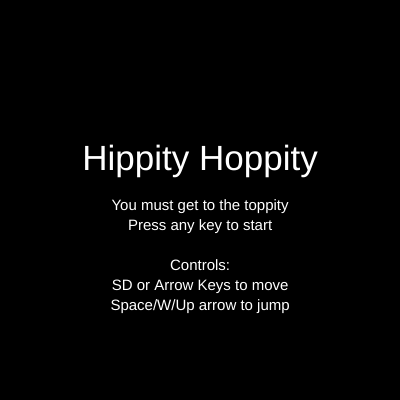
Frame 1 (no input)
Frame 60 (no input): identical to frame 1, image omitted
Frame 120 (the mouse pressed at the canvas centre since frame 60): identical to frame 1, image omitted

The p5.js sketch that drew this single still picture (run headless with seeded random() and noise() and a simulated clock; from frame 60 on, the mouse is pressed at the canvas centre):

// p5.js sketch
// ── sketch.js
function keyPressed() {
	keyArray[keyCode] = 1;
	if (player.onGround == false && !gameOver) {
		// make sure the player can't jump while in the air or hold down other keys to jump twice
		keyArray[32] = 0;
		keyArray[38] = 0;
		keyArray[87] = 0;
	}
	showTitle = false; // remove title screen when any key is pressed
}
function keyReleased() {
	keyArray[keyCode] = 0;
}
function setup() {
	createCanvas(400, 400);
	background(0, 0, 0, 0); // transparent background
	drawPlat(); // draw the platform texture
	drawBar(); // draw the barrel texture
	drawPlayer(); // draw the player texture
	p = [];
	b = [];
	gameOverDots = []; // array of dots for the game Win screen
	for (let i = 0; i < 30; i++) gameOverDots.push(new particle(random(0.2, 2.6)));
	for (let i = 0; i < tilemap.length; i++) {
		for (let j = 0; j < tilemap[i].length; j++) {
			if (tilemap[i][j] == "p") p.push(new Platform(j * 20, i * 20, p.length)); // create a platform at the position of the "p" in the tilemap
			else if (tilemap[i][j] == "c") player = new Player(j * 20, i * 20); // create the player at the position of the "c" in the tilemap
		}
	}
	showTitle = true;
	gameOver = false;
	gameWin = false;
	lava = color(255, random(100, 255), random(0, 90)); // randomize the color of the lava each time the game is started
}
function titleScreen() {
	push();
	textSize(35);
	stroke(0);
	fill(255);
	strokeWeight(1);
	textAlign(CENTER);
	text("Hippity Hoppity", width / 2, -30 + height / 2); // title text
	textSize(15);
	text("You must get to the toppity", width / 2, 10 + height / 2);
	text("Press any key to start", width / 2, 30 + height / 2);

	text("Controls:", width / 2, 70 + height / 2); // show keyboard controls here
	text("SD or Arrow Keys to move", width / 2, 90 + height / 2);
	text("Space/W/Up arrow to jump", width / 2, 110 + height / 2);
	pop();
}
function gameOverScreen() {
	push();
	textSize(35);
	stroke(0);
	fill(255);
	strokeWeight(1);
	textAlign(CENTER);
	text("Game Over", width / 2, -30 + height / 2);
	textSize(15);
	text("Press any key to restart", width / 2, 10 + height / 2);
	pop();
}
function gameWinScreen() {
	push();
	textSize(35);
	stroke(0);
	fill(255);
	strokeWeight(1);
	textAlign(CENTER);
	text("You Win!", width / 2, -30 + height / 2);
	textSize(15);
	text("Press any key to restart", width / 2, 10 + height / 2);
	pop();
	for (i in gameOverDots) gameOverDots[i].tick(); // draw the dots for the game win screen here
}
function drawPlayer() {
	let x = 50;
	let y = 30;
	stroke(0);
	rectMode(CENTER);
	translate(x, y);
	fill(200, 100, 20);
	rect(-4, 10, 3, 9);
	rect(4, 10, 3, 9);
	rect(0, 0, 15, 20, 3);
	fill(255);
	noStroke();
	ellipse(-4, -3, 3, 5);
	ellipse(4, -3, 3, 5);
	fill(0);
	arc(0, 2, 9, 9, 0, PI);
	ellipse(-3, -3, 2, 4);
	ellipse(4.5, -3, 2, 4.2);
	playertex = get(41, 19, 18, 27); // get the player texture from the canvas and store it in the texture
}
function drawPlat() {
	push();
	translate(200, 200);
	rectMode(CENTER);
	let h = 5;
	let w = 65;
	fill(170, 10, 10);
	noStroke();
	rect(0, 0, w, h);
	translate(-15, h);
	push();
	rotate(radians(45));
	rect(0, 0, 15, 2);
	rotate(radians(-90));
	rect(0, 0, 15, 2);
	pop();

	translate(15, 0);
	push();
	rotate(radians(45));
	rect(0, 0, 15, 2);
	rotate(radians(-90));
	rect(0, 0, 15, 2);
	pop();
	translate(15, 0);
	push();
	rotate(radians(45));
	rect(0, 0, 15, 2);
	rotate(radians(-90));
	rect(0, 0, 15, 2);
	pop();
	translate(-15, h);
	rect(0, 0, w, h / 1.1);
	pop();
	plattex = get(200 - w / 2, 198, w, h * 3);
}
function drawBar() {
	let colorF = [100, 60, 10];
	push();
	rectMode(CENTER);
	fill(colorF);
	stroke(230, 100, 30);
	strokeWeight(4);
	circle(20, 20, 20);
	noStroke();
	fill(20, 20, 200);
	rect(20, 20, 14, 3);
	pop();
	bartex = get(6, 6, 28, 28);
}
function draw() {
	background(0);
	if ((gameOver || gameWin) && keyArray[32]) return setup(); // restart the game if space is pressed while the game is over
	if (showTitle) return titleScreen(); // show the title screen if the game hasn't started yet
	if (gameOver) return gameOverScreen(); // show the game over screen if the game is over
	if (gameWin) return gameWinScreen(); // show the game win screen if the game is won

	for (i in p) p[i].tick(); // draw the platforms
	for (i in b) b[i].tick(); // draw the barrels
	player.tick(); // draw the player

	for (i in b) {
		// check if the player is touching a barrel and end the game if they are
		if (dist(b[i].x, b[i].y, player.x, player.y) < 22) return (gameOver = true);
	}

	// end the game if the player falls off the screen or goes off
	if (player.y >= height || player.x < 0 || player.x > width) gameOver = true;
	// end the game if the player touches the top platform (the win platform)
	if (rectIntersect(player, p[0])) gameWin = true;
	// add a new barrel every 2 seconds
	if (frameCount % 120 == 0) b.push(new Barrel(25, -10));

	fill(lava); // draw the lava
	rectMode(CORNER);
	rect(0, height - 20, width, 20);
	if (frameCount % 10 == 0) lava = color(200, random(100, 200), random(0, 50), 200); // randomize the color of the lava every 10 frames
}
var lava;
var keyArray = [];
var p = [];
var b = [];
var gameOverDots = [];
var player;
var plattex;
var playertex;
var bartex;
var showTitle = true;
var gameOver = false;
var gameWin = false;
var tilemap = [
	["", "", "", "", "", "", "", "", "", "", "", "", "", "", "", "", "", "", "", ""],
	["", "", "", "", "", "", "", "", "", "", "", "", "", "", "", "", "", "", "", ""],
	["", "", "p", "", "", "", "", "", "", "", "", "", "", "", "", "", "", "", "", ""],
	["", "", "", "", "", "", "", "", "", "", "", "", "", "", "", "", "", "", "", ""],
	["", "", "", "", "", "", "p", "", "", "", "", "", "", "", "", "", "", "", "", ""],
	["", "", "", "", "", "", "", "", "", "", "", "", "", "", "", "", "", "", "", ""],
	["", "", "", "", "", "", "", "", "", "", "p", "", "", "", "", "", "", "", "", ""],
	["", "", "", "", "", "", "", "", "", "", "", "", "", "", "", "", "", "", "", ""],
	["", "", "", "", "", "", "", "", "", "", "", "", "", "", "p", "", "", "", "", ""],
	["", "", "", "", "", "", "", "", "", "", "", "", "", "", "", "", "", "", "", ""],
	["", "", "", "", "", "", "", "", "", "", "", "", "", "", "", "", "", "", "p", ""],
	["", "", "", "", "", "", "", "", "", "", "", "", "", "", "", "", "", "", "", ""],
	["", "", "", "", "", "", "", "", "", "", "", "", "", "", "", "", "", "", "", ""],
	["", "", "", "", "", "", "", "", "", "", "", "", "", "", "p", "", "", "", "", ""],
	["", "", "", "", "", "", "", "", "", "", "p", "", "", "", "", "", "", "", "", ""],
	["", "", "", "", "", "", "", "", "", "", "", "", "", "", "", "", "", "", "", ""],
	["", "", "", "", "", "", "p", "", "", "", "", "", "", "", "", "", "", "", "", ""],
	["", "", "c", "", "", "", "", "", "", "", "", "", "", "", "", "", "", "", "", ""],
	["", "", "p", "", "", "", "", "", "", "", "", "", "", "", "", "", "", "", "", ""],
	["", "", "", "", "", "", "", "", "", "", "", "", "", "", "", "", "", "", "", ""],
]; // the tilemap for the platforms
class Platform {
	constructor(x, y, i) {
		this.x = x;
		this.y = y;
		this.dir = i % 2 == 1 ? 0.3 : -0.3; // the direction the platform is moving
		this.startX = x; // the starting x position of the platform
		this.limit = 10; // the distance the platform can move
		this.w = 50;
		this.h = 15;
	}
	tick() {
		this.move(); // move the platform
		this.show(); // draw the platform
	}
	show() {
		push();
		translate(this.x, this.y);
		image(plattex, -this.w / 2, 0, this.w, this.h);
		pop();
	}
	move() {
		this.x += this.dir;
		if (Math.abs(this.x - this.startX) >= this.limit) {
			this.dir *= -1; // reverse the direction of the platform if it has reached its limit
		}
	}
}
class Barrel {
	constructor(x, y) {
		this.x = x;
		this.y = y;
		this.w = 23;
		this.h = 23;
		this.r = 15; // the radius of the barrel

		this.v = 2; // the velocity of the barrel (how fast it falls)
		this.g = 0.4; // the gravity of the barrel (how fast it accelerates)
		this.xVel = 1.8; // the horizontal velocity of the barrel
		this.wind = 0.005; // the wind speed
		this.angle = 0; // the angle of the barrel (used for rotation)
	}
	tick() {
		this.move();
		this.show();
	}
	show() {
		if (this.x > width + 100) return; // don't draw the barrel if it is off screen
		push();
		fill(255);
		translate(this.x + this.w / 4, this.y + this.h / 4);
		rotate(this.angle); // rotate the barrel by the angle
		image(bartex, -this.w / 2, -this.h / 2, this.w, this.h); // draw the barrel
		pop();
	}
	move() {
		this.xVel += this.wind; // add the wind to the horizontal velocity
		this.x += this.xVel; // add the horizontal velocity to the x position
		this.v += this.g; // add the gravity to the vertical velocity
		this.y += this.v; // add the vertical velocity to the y position
		this.angle += 0.1; // increase the angle of the barrel
		for (i in p) {
			if (rectIntersect(this, p[i])) {
				// if the barrel intersects with a platform
				this.v *= -0.6; // reverse the vertical velocity
			}
			while (rectIntersect(this, p[i])) {
				// while the barrel is intersecting with a platform
				this.y -= 0.01; // move the barrel up by 0.01 pixels (this is to prevent the barrel from getting stuck in the platform)
			}
		}
	}
}
class Player {
	constructor(x, y) {
		this.x = x;
		this.y = y;
		this.w = 15;
		this.h = 20;
		this.v = createVector(0, 0); // the velocity of the player
		this.gravity = createVector(0, 0.8); // the gravity of the player
		this.onGround = false; // check when the player is touching the platform
		this.accel = 0; // the acceleration of the player
		this.angle = 0; // the angle of the player (used for jump animation)
	}
	tick() {
		this.move();
		this.show();
	}
	show() {
		push();
		translate(this.x, this.y);
		rectMode(CENTER);
		rotate(this.angle);
		if (!this.onGround) this.angle += 0.25; // rotate the player if they are in the air
		else this.angle = 0; // reset the angle if the player is on the ground
		image(playertex, -this.w / 2, -this.h / 2, this.w, this.h);
		pop();
	}
	move() {
		this.v.y = constrain(this.v.y + this.gravity.y, -8, 8); // add the gravity to the vertical velocity and constrain it to -8 and 8
		for (let i = 0; i < p.length; i++) {
			if (rectIntersect(this, p[i])) {
				// if the player is touching the platform stop the player from falling through the platform
				this.onGround = true;
				this.jump();
				this.v.x = p[i].dir;
				this.y = p[i].y - this.h / 2;
			}
		}
		// if the right arrow or d key is pressed move right
		if (keyArray[39] || keyArray[68]) this.v.x += 1;

		// if the left arrow or a key is pressed move left
		if (keyArray[37] || keyArray[65]) this.v.x -= 1;

		this.v.x = constrain(this.v.x, -2, 2); // constrain the horizontal velocity to -2 and 2
		this.v.y = constrain(this.v.y + this.accel, -9999, 8);
		this.x += this.v.x;
		this.y += this.v.y;
		this.accel = 0; // reset the acceleration to 0
	}
	jump() {
		this.v.y = 0;
		// if the space bar or up arrow or w key is pressed jump up
		if (keyArray[32] || keyArray[38] || keyArray[87]) {
			this.accel = -35; // add a negative acceleration to the player
			this.onGround = false; // set the onGround variable to false
			keyArray[32] = 0;
			keyArray[38] = 0; // reset the space bar and up arrow keys to 0 so the player can't jump again until they release the key
			keyArray[87] = 0;
		}
	}
}
function rectIntersect(a, b) {
	// check if two rectangles are intersecting
	if (a.x >= b.x + b.w / 2 || b.x - b.w / 2 >= a.x + a.w / 2) return false;
	if (a.y >= b.y + b.h / 2 || b.y - b.h / 2 >= a.y + a.h / 2) return false;
	return true;
}

class particle {
	// particle class taken from my proj 0
	constructor(g) {
		this.x = random(width);
		this.y = random(height);
		this.r = g * 3;
		this.g = g;
		this.color = [random(255), random(255), random(255), random(80, 160)];
	}
	tick() {
		this.update();
		this.show();
	}
	show() {
		//this function will draw the particle on the screen with its color
		fill(this.color);
		ellipse(this.x, this.y, this.r, this.r);
	}
	update() {
		//this function will update the particles position and reset the color
		// and the y position when it reaches the bottom.
		// the new x and y are always random to avoid having the same
		// effect over and over. this will make the content more dynamic
		this.y = this.y + this.g;
		if (this.y > height) {
			this.y = random(-3);
			this.x = random(width);
		}
	}
}
function circleRect(x, y, w, h, cx, cy, r) {
	// circle rect collision detection
	let testX = cx;
	let testY = cy;

	if (cx < x) testX = x;
	else if (cx > x + w) testX = x + w;
	if (cy < y) testY = y;
	else if (cy > y + h) testY = y + h;

	let distX = cx - testX;
	let distY = cy - testY;
	let distance = Math.sqrt(distX * distX + distY * distY);
	return distance <= r;
}
